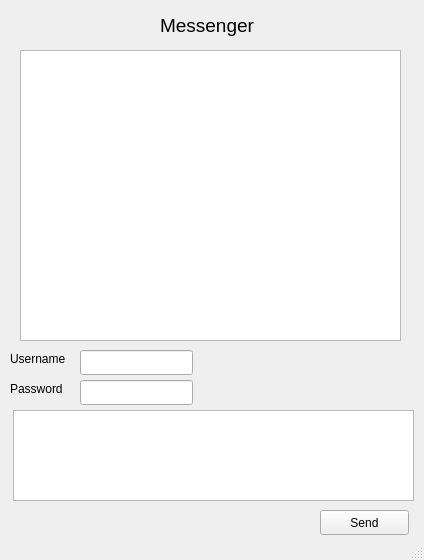
<?xml version="1.0" encoding="UTF-8"?>
<ui version="4.0">
 <class>MainWindow</class>
 <widget class="QMainWindow" name="MainWindow">
  <property name="geometry">
   <rect>
    <x>0</x>
    <y>0</y>
    <width>424</width>
    <height>560</height>
   </rect>
  </property>
  <property name="windowTitle">
   <string>Messenger</string>
  </property>
  <widget class="QWidget" name="centralwidget">
   <widget class="QLabel" name="label">
    <property name="geometry">
     <rect>
      <x>160</x>
      <y>10</y>
      <width>101</width>
      <height>31</height>
     </rect>
    </property>
    <property name="font">
     <font>
      <pointsize>14</pointsize>
     </font>
    </property>
    <property name="text">
     <string>Messenger</string>
    </property>
   </widget>
   <widget class="QTextBrowser" name="messageBrowser">
    <property name="geometry">
     <rect>
      <x>20</x>
      <y>50</y>
      <width>381</width>
      <height>291</height>
     </rect>
    </property>
   </widget>
   <widget class="QLineEdit" name="username_line">
    <property name="geometry">
     <rect>
      <x>80</x>
      <y>350</y>
      <width>113</width>
      <height>25</height>
     </rect>
    </property>
   </widget>
   <widget class="QLineEdit" name="lineEdit_2">
    <property name="geometry">
     <rect>
      <x>80</x>
      <y>380</y>
      <width>113</width>
      <height>25</height>
     </rect>
    </property>
   </widget>
   <widget class="QTextEdit" name="messageEdit">
    <property name="geometry">
     <rect>
      <x>13</x>
      <y>410</y>
      <width>401</width>
      <height>91</height>
     </rect>
    </property>
   </widget>
   <widget class="QPushButton" name="sendButton">
    <property name="geometry">
     <rect>
      <x>320</x>
      <y>510</y>
      <width>89</width>
      <height>25</height>
     </rect>
    </property>
    <property name="text">
     <string>Send</string>
    </property>
   </widget>
   <widget class="QLabel" name="label_2">
    <property name="geometry">
     <rect>
      <x>10</x>
      <y>350</y>
      <width>71</width>
      <height>17</height>
     </rect>
    </property>
    <property name="text">
     <string>Username</string>
    </property>
   </widget>
   <widget class="QLabel" name="label_3">
    <property name="geometry">
     <rect>
      <x>10</x>
      <y>380</y>
      <width>67</width>
      <height>17</height>
     </rect>
    </property>
    <property name="text">
     <string>Password</string>
    </property>
   </widget>
  </widget>
  <widget class="QStatusBar" name="statusbar"/>
 </widget>
 <resources/>
 <connections/>
</ui>
